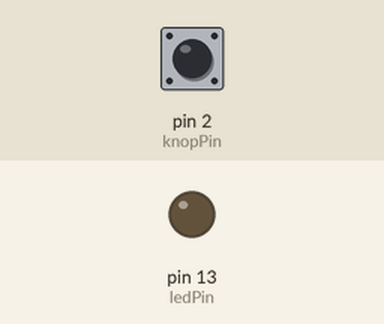
Bench run of a sketch on a simulated Arduino Uno, built with avr-gcc and run on an emulated ATmega328P. On the bench: output pins drawn as LEDs (lit = HIGH). The test bench sets the inputs (shaded band); at power-on: pin 2 (knopPin) HIGH.

Above: at 1.2 s.
1.3 s: pin 2 (knopPin) pulled LOW for 0.15 s
At 2.4 s:
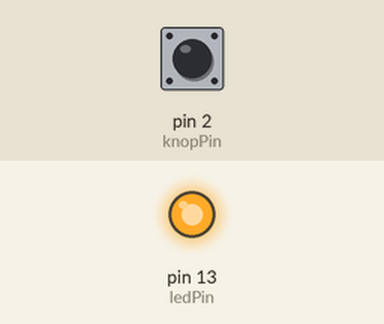
2.9 s: pin 2 (knopPin) pulled LOW for 1 s
At 3.6 s:
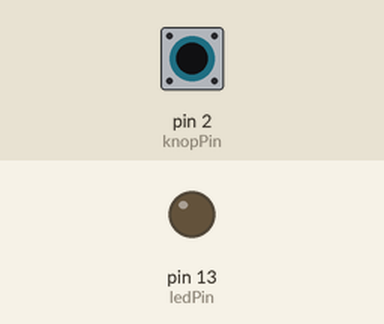
5.4 s: pin 2 (knopPin) pulled LOW for 3.2 s
At 6.7 s:
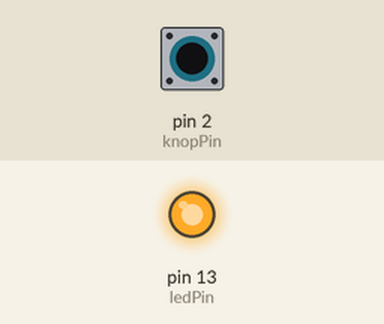
Timing chart, 0 to 8.4 s (numbered marks = the images above; inputs shaded):
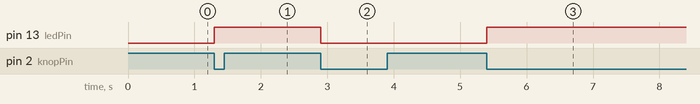

The sketch:

interrupt_code.ino
```cpp
// LED start/stop via interrupt
const int ledPin = 13;      // LED op pin 13
const int knopPin = 2;      // Drukknop op pin 2 (interrupt pin)

volatile bool ledStatus = false;      // LED status (aan/uit)
unsigned long laatsteInterrupt = 0;   // Voor debounce

void setup() {
  pinMode(ledPin, OUTPUT);              // Zet LED pin als output
  pinMode(knopPin, INPUT_PULLUP);       // Gebruik interne pull-up weerstand

  // Koppel interrupt: bij FALLING (knop indrukken → GND)
  attachInterrupt(digitalPinToInterrupt(knopPin), toggleLED, FALLING);
}

void loop() {
  digitalWrite(ledPin, ledStatus);  // Zet LED aan of uit op basis van status
}

// Interrupt Service Routine (ISR)
void toggleLED() {
  // Debounce: negeer triggers die binnen 200 ms vallen
  unsigned long huidigeTijd = millis();
  if (huidigeTijd - laatsteInterrupt > 200) {
    ledStatus = !ledStatus;                    // Toggle LED status
    laatsteInterrupt = huidigeTijd;
  }
}
```

Measured:
- after the input at 1.3 s, pin 13 (ledPin): LOW → HIGH at once
- after the input at 2.9 s, pin 13 (ledPin): HIGH → LOW at once
- after the input at 5.4 s, pin 13 (ledPin): LOW → HIGH at once
